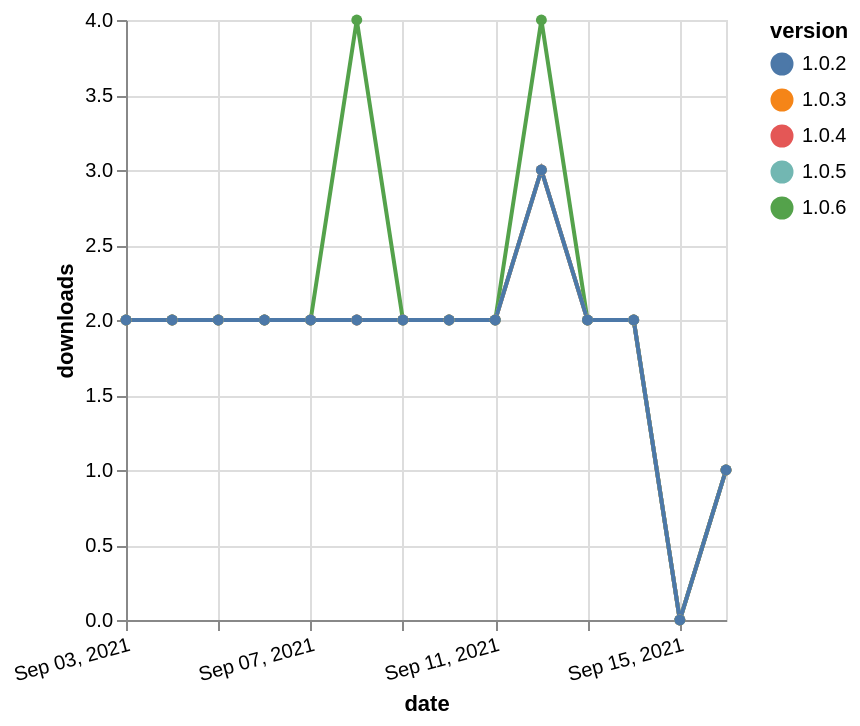

Specify this chart in Vega-Lite:
### Vega-Lite specification from a JSON file in a GitHub repository (floating-point values rounded to 4 significant figures)
{"$schema": "https://vega.github.io/schema/vega-lite/v5.json", "description": "A simple bar chart with embedded data.", "data": {"values": [{"date": "2021-09-03", "total": 1735, "delta": 2, "version": "1.0.4"}, {"date": "2021-09-04", "total": 1737, "delta": 2, "version": "1.0.4"}, {"date": "2021-09-05", "total": 1739, "delta": 2, "version": "1.0.4"}, {"date": "2021-09-06", "total": 1741, "delta": 2, "version": "1.0.4"}, {"date": "2021-09-07", "total": 1743, "delta": 2, "version": "1.0.4"}, {"date": "2021-09-08", "total": 1745, "delta": 2, "version": "1.0.4"}, {"date": "2021-09-09", "total": 1747, "delta": 2, "version": "1.0.4"}, {"date": "2021-09-10", "total": 1749, "delta": 2, "version": "1.0.4"}, {"date": "2021-09-11", "total": 1751, "delta": 2, "version": "1.0.4"}, {"date": "2021-09-12", "total": 1754, "delta": 3, "version": "1.0.4"}, {"date": "2021-09-13", "total": 1756, "delta": 2, "version": "1.0.4"}, {"date": "2021-09-14", "total": 1758, "delta": 2, "version": "1.0.4"}, {"date": "2021-09-15", "total": 1758, "delta": 0, "version": "1.0.4"}, {"date": "2021-09-16", "total": 1759, "delta": 1, "version": "1.0.4"}, {"date": "2021-09-03", "total": 1557, "delta": 2, "version": "1.0.6"}, {"date": "2021-09-04", "total": 1559, "delta": 2, "version": "1.0.6"}, {"date": "2021-09-05", "total": 1561, "delta": 2, "version": "1.0.6"}, {"date": "2021-09-06", "total": 1563, "delta": 2, "version": "1.0.6"}, {"date": "2021-09-07", "total": 1565, "delta": 2, "version": "1.0.6"}, {"date": "2021-09-08", "total": 1569, "delta": 4, "version": "1.0.6"}, {"date": "2021-09-09", "total": 1571, "delta": 2, "version": "1.0.6"}, {"date": "2021-09-10", "total": 1573, "delta": 2, "version": "1.0.6"}, {"date": "2021-09-11", "total": 1575, "delta": 2, "version": "1.0.6"}, {"date": "2021-09-12", "total": 1579, "delta": 4, "version": "1.0.6"}, {"date": "2021-09-13", "total": 1581, "delta": 2, "version": "1.0.6"}, {"date": "2021-09-14", "total": 1583, "delta": 2, "version": "1.0.6"}, {"date": "2021-09-15", "total": 1583, "delta": 0, "version": "1.0.6"}, {"date": "2021-09-16", "total": 1584, "delta": 1, "version": "1.0.6"}, {"date": "2021-09-03", "total": 1815, "delta": 2, "version": "1.0.3"}, {"date": "2021-09-04", "total": 1817, "delta": 2, "version": "1.0.3"}, {"date": "2021-09-05", "total": 1819, "delta": 2, "version": "1.0.3"}, {"date": "2021-09-06", "total": 1821, "delta": 2, "version": "1.0.3"}, {"date": "2021-09-07", "total": 1823, "delta": 2, "version": "1.0.3"}, {"date": "2021-09-08", "total": 1825, "delta": 2, "version": "1.0.3"}, {"date": "2021-09-09", "total": 1827, "delta": 2, "version": "1.0.3"}, {"date": "2021-09-10", "total": 1829, "delta": 2, "version": "1.0.3"}, {"date": "2021-09-11", "total": 1831, "delta": 2, "version": "1.0.3"}, {"date": "2021-09-12", "total": 1834, "delta": 3, "version": "1.0.3"}, {"date": "2021-09-13", "total": 1836, "delta": 2, "version": "1.0.3"}, {"date": "2021-09-14", "total": 1838, "delta": 2, "version": "1.0.3"}, {"date": "2021-09-15", "total": 1838, "delta": 0, "version": "1.0.3"}, {"date": "2021-09-16", "total": 1839, "delta": 1, "version": "1.0.3"}, {"date": "2021-09-03", "total": 1505, "delta": 2, "version": "1.0.5"}, {"date": "2021-09-04", "total": 1507, "delta": 2, "version": "1.0.5"}, {"date": "2021-09-05", "total": 1509, "delta": 2, "version": "1.0.5"}, {"date": "2021-09-06", "total": 1511, "delta": 2, "version": "1.0.5"}, {"date": "2021-09-07", "total": 1513, "delta": 2, "version": "1.0.5"}, {"date": "2021-09-08", "total": 1515, "delta": 2, "version": "1.0.5"}, {"date": "2021-09-09", "total": 1517, "delta": 2, "version": "1.0.5"}, {"date": "2021-09-10", "total": 1519, "delta": 2, "version": "1.0.5"}, {"date": "2021-09-11", "total": 1521, "delta": 2, "version": "1.0.5"}, {"date": "2021-09-12", "total": 1524, "delta": 3, "version": "1.0.5"}, {"date": "2021-09-13", "total": 1526, "delta": 2, "version": "1.0.5"}, {"date": "2021-09-14", "total": 1528, "delta": 2, "version": "1.0.5"}, {"date": "2021-09-15", "total": 1528, "delta": 0, "version": "1.0.5"}, {"date": "2021-09-16", "total": 1529, "delta": 1, "version": "1.0.5"}, {"date": "2021-09-03", "total": 1922, "delta": 2, "version": "1.0.2"}, {"date": "2021-09-04", "total": 1924, "delta": 2, "version": "1.0.2"}, {"date": "2021-09-05", "total": 1926, "delta": 2, "version": "1.0.2"}, {"date": "2021-09-06", "total": 1928, "delta": 2, "version": "1.0.2"}, {"date": "2021-09-07", "total": 1930, "delta": 2, "version": "1.0.2"}, {"date": "2021-09-08", "total": 1932, "delta": 2, "version": "1.0.2"}, {"date": "2021-09-09", "total": 1934, "delta": 2, "version": "1.0.2"}, {"date": "2021-09-10", "total": 1936, "delta": 2, "version": "1.0.2"}, {"date": "2021-09-11", "total": 1938, "delta": 2, "version": "1.0.2"}, {"date": "2021-09-12", "total": 1941, "delta": 3, "version": "1.0.2"}, {"date": "2021-09-13", "total": 1943, "delta": 2, "version": "1.0.2"}, {"date": "2021-09-14", "total": 1945, "delta": 2, "version": "1.0.2"}, {"date": "2021-09-15", "total": 1945, "delta": 0, "version": "1.0.2"}, {"date": "2021-09-16", "total": 1946, "delta": 1, "version": "1.0.2"}]}, "width": "container", "mark": {"type": "line", "point": {"filled": true}}, "encoding": {"x": {"field": "date", "type": "temporal", "timeUnit": "yearmonthdate", "title": "date", "axis": {"labelAngle": -15}}, "y": {"field": "delta", "type": "quantitative", "title": "downloads"}, "color": {"field": "version", "type": "nominal"}, "tooltip": {"field": "delta"}}}
